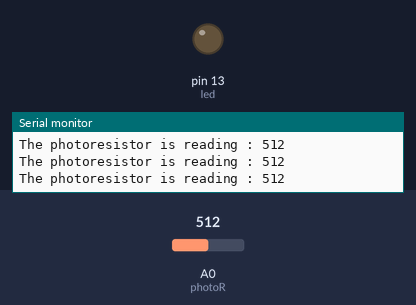
Bench run of a sketch on a simulated Arduino Uno, built with avr-gcc and run on an emulated ATmega328P. Shown: output pins drawn as LEDs (lit = HIGH), the last lines printed to the serial monitor. The inputs (shaded band) are chosen by the test bench; at power-on: A0 (photoR) = 512.

Above: at 1.2 s.
1.3 s: A0 (photoR) set to 3
2.8 s: A0 (photoR) set to 0
At 3.7 s:
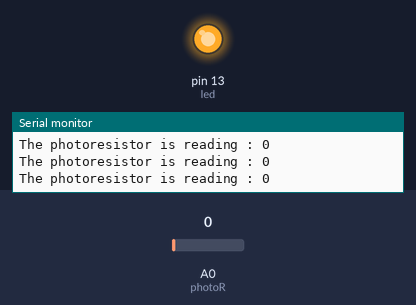
4.3 s: A0 (photoR) set to 122
At 5.1 s:
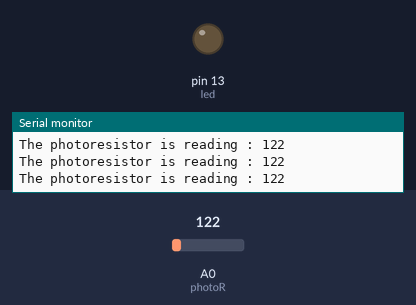
Timing chart, 0 to 7.3 s (numbered marks = the images above; inputs shaded):
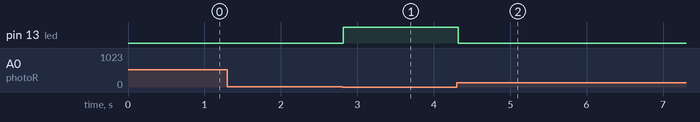

Measured:
- the behaviour switches between 2 and 1 on A0 (photoR) (found by bisection; images 0 and 1)
- after the input at 2.8 s, pin 13 (led): LOW → HIGH at once
- after the input at 4.3 s, pin 13 (led): HIGH → LOW at once

The sketch:

light_thing.ino
```cpp
const int led = 13;
const int photoR = A0;

int lightLevel;

void setup() {
  // put your setup code here, to run once:
  Serial.begin(9600);
  pinMode(led, OUTPUT);
  pinMode(photoR, INPUT);
  digitalWrite(led, LOW);

}

void loop() {
  // put your main code here, to run repeatedly:
  lightLevel = analogRead(photoR);
  Serial.print("The photoresistor is reading : ");
  Serial.println(lightLevel);
  if (lightLevel < 2) {
      digitalWrite(led, HIGH);
  }
  else if (lightLevel > 2) {
    digitalWrite(led, LOW);
  }
  delay(100);

}
```
